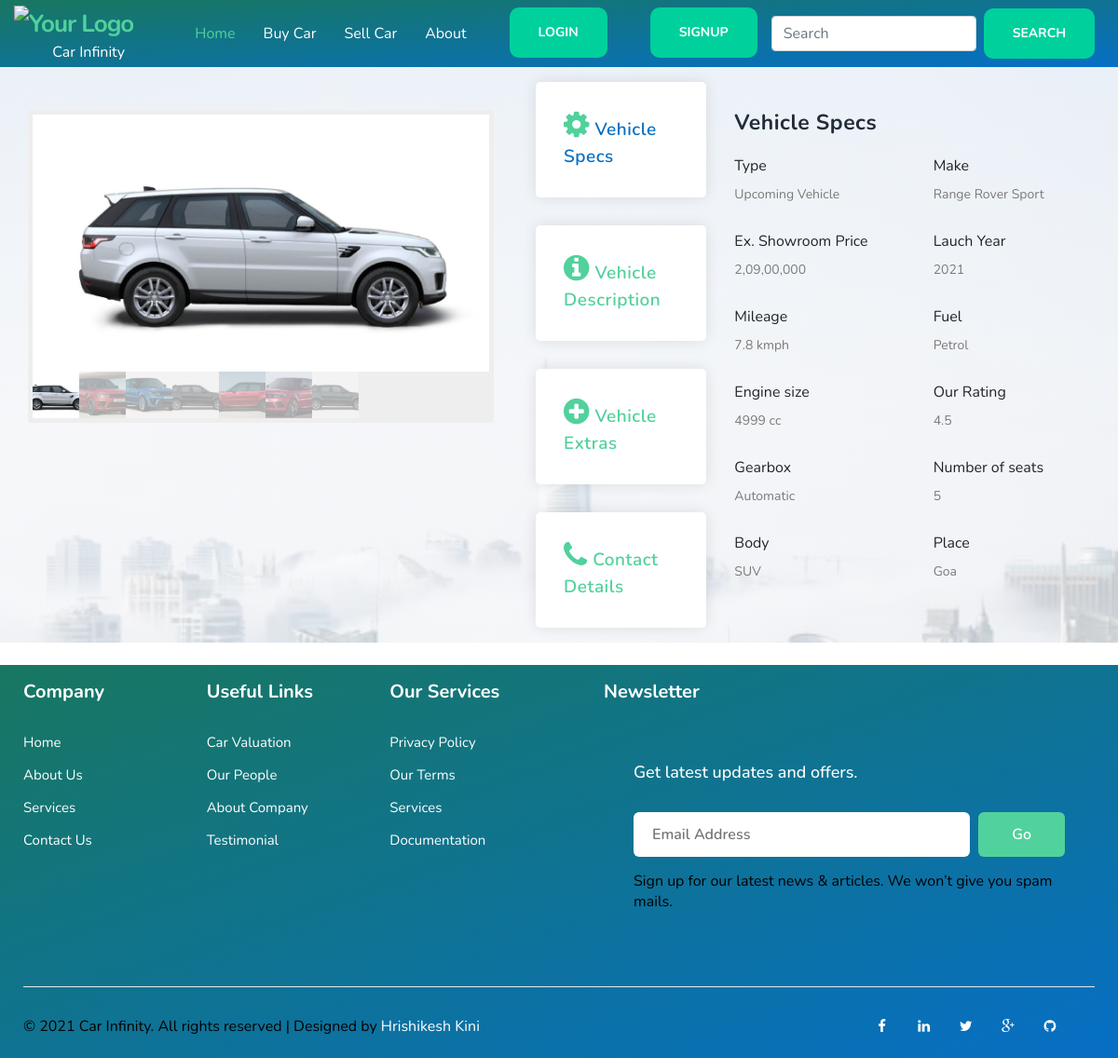
The app's page /upcomingcardetail/1 with its own data.
### myapp/models.py (models this page shows)
class upcomingCar(models.Model):
    carname = models.CharField(max_length=255)
    cardesc = models.TextField(max_length=500)
    carprice = models.CharField(max_length=255)
    carrating = models.CharField(max_length=255)
    carlaunchdate = models.CharField(max_length=255)
    carmileage = models.CharField(max_length=255)
    carfueltype = models.CharField(max_length=255)
    carcc = models.CharField(max_length=255)
    carseatingcapacity = models.CharField(max_length=255)
    cartransmissiontype = models.CharField(max_length=255)
    carbodytype = models.CharField(max_length=255)
    carfrontbrake = models.CharField(max_length=255)
    carrearbrake = models.CharField(max_length=255)
    carfrontsuspension = models.CharField(max_length=255)
    carrearsuspension = models.CharField(max_length=255)
    carsteeringtype = models.CharField(max_length=255)
    carsteeringcolumn = models.CharField(max_length=255)
    carsteeringgeartype = models.CharField(max_length=255)
    carimagefront = models.ImageField(upload_to="myappupcomingcar")
    carimageright = models.ImageField(upload_to="myappupcomingcar")
    carimageleft = models.ImageField(upload_to="myappupcomingcar")
    carimageback = models.ImageField(upload_to="myappupcomingcar")
    carimagecolor1 = models.ImageField(upload_to="myappupcomingcar")
    carimagecolor2 = models.ImageField(upload_to="myappupcomingcar")
    carimagecolor3 = models.ImageField(upload_to="myappupcomingcar")
    date = models.DateTimeField(auto_now_add=True)

### myapp/views.py (the view)
# urls.py: path('upcomingcardetail/<int:id>', views.upcomingcardetailpage, name = 'myapp_newcardetailpage'),
def upcomingcardetailpage(request, id):
    newobj = upcomingCar.objects.filter(id=id)
    return render(request, 'myapp/upcomingcardetail.html', {'obj': newobj})

### myapp/templates/myapp/upcomingcardetail.html (shortened to what this page needs)
{% extends 'myapp/base.html' %} {% load static %}
{% block css%}
<link rel="stylesheet" type="text/css" href="{% static 'myapp/assets/css/font-awesome.css' %}" />
<link rel="stylesheet" href="{% static 'myapp/assets/css/mystyle.css' %}" />
<link rel="stylesheet" href="{% static 'myapp/assets/css/smoothproducts.css' %}">
{% endblock %}
{% block content %}
<section class="w3l-testimonials" id="testimonials">
  <div class="testimonials py-5">
    <div class="customstick">
      <div class="sp-wrap">
      </div>
    </div>
    {% for i in obj %}
    <div class="row" id="tabs">
      <div class="col-lg-4">
        <ul>
          <li><a href='#tabs-1'><i class="fa fa-cog"></i> Vehicle Specs</a></li>
          <li><a href='#tabs-2'><i class="fa fa-info-circle"></i> Vehicle Description</a></li>
          <li><a href='#tabs-3'><i class="fa fa-plus-circle"></i> Vehicle Extras</a></li>
          <li><a href='#tabs-4'><i class="fa fa-phone"></i> Contact Details</a></li>
        </ul>
      </div>
      <div class="col-lg-8">
        <section class='tabs-content' style="width: 100%">
          <article id='tabs-1'>
            <h4>Vehicle Specs</h4>
            <div class="row">
              <div class="col-sm-6">
                <label>Type</label>
                <p>Upcoming Vehicle</p>
              </div>
              <div class="col-sm-6">
                <label>Make</label>
                <p>{{ i.carname }}</p>
              </div>
              <div class="col-sm-6">
                <label> Ex. Showroom Price </label>
                <p>{{i.carprice}}</p>
              </div>
              <div class="col-sm-6">
                <label>Lauch Year</label>
                <p>{{i.carlaunchdate}}</p>
              </div>
              <div class="col-sm-6">
                <label>Mileage</label>
                <p>{{i.carmileage}}</p>
              </div>
              <div class="col-sm-6">
                <label>Fuel</label>
                <p>{{i.carfueltype}}</p>
              </div>
              <div class="col-sm-6">
                <label>Engine size</label>
                <p>{{i.carcc}} cc</p>
              </div>
              <div class="col-sm-6">
                <label>Our Rating</label>
                <p>{{i.carrating}}</p>
              </div>
              <div class="col-sm-6">
                <label>Gearbox</label>
                <p>{{i.cartransmissiontype}}</p>
              </div>
              <div class="col-sm-6">
                <label>Number of seats</label>
                <p>{{i.carseatingcapacity}}</p>
              </div>
              <div class="col-sm-6">
                <label>Body </label>
                <p>{{i.carbodytype}}</p>
              </div>
              <div class="col-sm-6">
                <label>Place</label>
                <p>Goa</p>
              </div>
            </div>
          </article>
        </section>
      </div>
    </div>
    {% endfor %}
  </div>
</section>
<br>
{% endblock %}

### myapp/static/myapp/assets/css/style.css (style rules this page uses)
body { margin: 0px; padding: 0px; background-color: #ffffff; }

### myapp/static/myapp/assets/css/mystyle.css (style rules this page uses)
header, nav, section, article, aside, footer, hgroup { display: block; }
#tabs ul { margin: 0; padding: 0; }
#tabs ul li { margin-bottom: 30px; display: inline-block; width: 100%; }
#tabs ul li:last-child { margin-bottom: 0px; }
#tabs ul li a { text-transform: capitalize; width: 100%; padding: 30px 30px; display: inline-block; background-color: #fff; box-shadow: 0px 0px 15px rgba(0, 0, 0, 0.1); border-radius: 5px; font-size: 19px; color: #51d19c; letter-spacing: 0.5px; font-weight: 600; transition: all 0.3s; }
#tabs ul li a .fa { font-size: 32px; height: 32px; color:#51d19c; display: inline-block; }
#tabs ul .ui-tabs-active a { color: #056fc2; }
.tabs-content { text-align: left; display: inline-block; transition: all 0.3s; }
.tabs-content h4 { font-size: 23px; font-weight: 700; color: #232d39; letter-spacing: 0.5px; margin-bottom: 20px; margin-top: 30px; }
.tabs-content p { font-size: 14px; color: #7a7a7a; margin-bottom: 28px; }
a { color: #853bed; }

### myapp/static/myapp/assets/css/smoothproducts.css (style rules this page uses)
.sp-wrap { display: none; line-height: 0; font-size: 0; background: #eee; border: 5px solid #eee; border-radius: 3px; position: relative; margin: 30px 30px 0px 30px; float: left; position:sticky; max-width: 500px; }

### records on screen
upcomingCar: carname "Range Rover Sport", carprice "2,09,00,000", carlaunchdate "2021", carmileage "7.8 kmph", carfueltype "Petrol", carcc "4999", carrating "4.5", cartransmissiontype "Automatic", carseatingcapacity "5", carbodytype "SUV"
